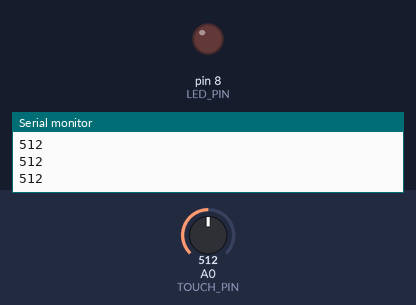
The sketch below on a simulated Arduino Uno, built with avr-gcc and run on an emulated ATmega328P. Shown: output pins drawn as LEDs (lit = HIGH), the last lines printed to the serial monitor. Inputs (shaded band) come from the test bench; at power-on: A0 (TOUCH_PIN) = 512.

Above: at 1.2 s.
1.3 s: A0 (TOUCH_PIN) set to 526
At 1.8 s:
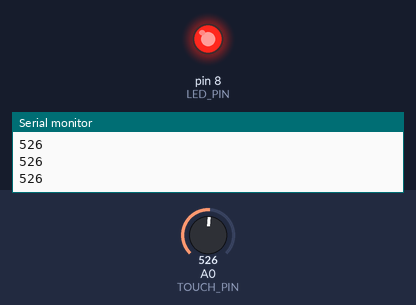
2.8 s: A0 (TOUCH_PIN) set to 511
At 3.1 s:
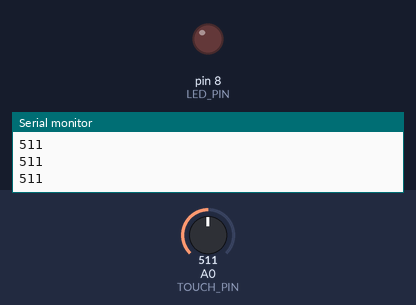
4.3 s: A0 (TOUCH_PIN) set to 716
At 5.6 s:
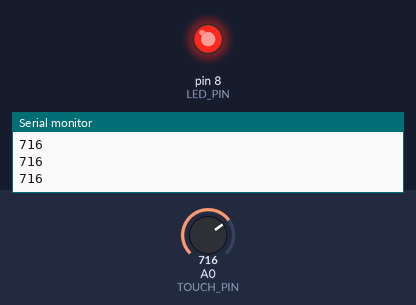
Timing chart, 0 to 7.3 s (numbered marks = the images above; inputs shaded):
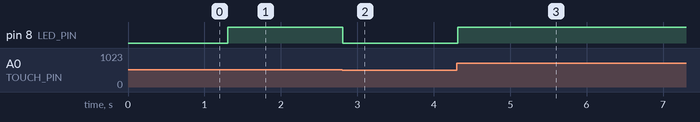

Measured:
- the behaviour switches between 512 and 513 on A0 (TOUCH_PIN) (found by bisection; images 0 and 1)
- after the input at 1.3 s, pin 8 (LED_PIN): LOW → HIGH at once
- after the input at 2.8 s, pin 8 (LED_PIN): HIGH → LOW at once
- after the input at 4.3 s, pin 8 (LED_PIN): LOW → HIGH at once

The sketch:

sketch.ino
```cpp
#define TOUCH_PIN A0
#define LED_PIN   8

void setup() {
  pinMode(LED_PIN, OUTPUT);
  Serial.begin(9600);
}

void loop() {
  int value = analogRead(TOUCH_PIN);  // reads 0–1023
  Serial.println(value);              // print raw value

  if (value > 512) {                  // above half = "touched"
    digitalWrite(LED_PIN, HIGH);
  } else {
    digitalWrite(LED_PIN, LOW);
  }

  delay(100);
}
```
